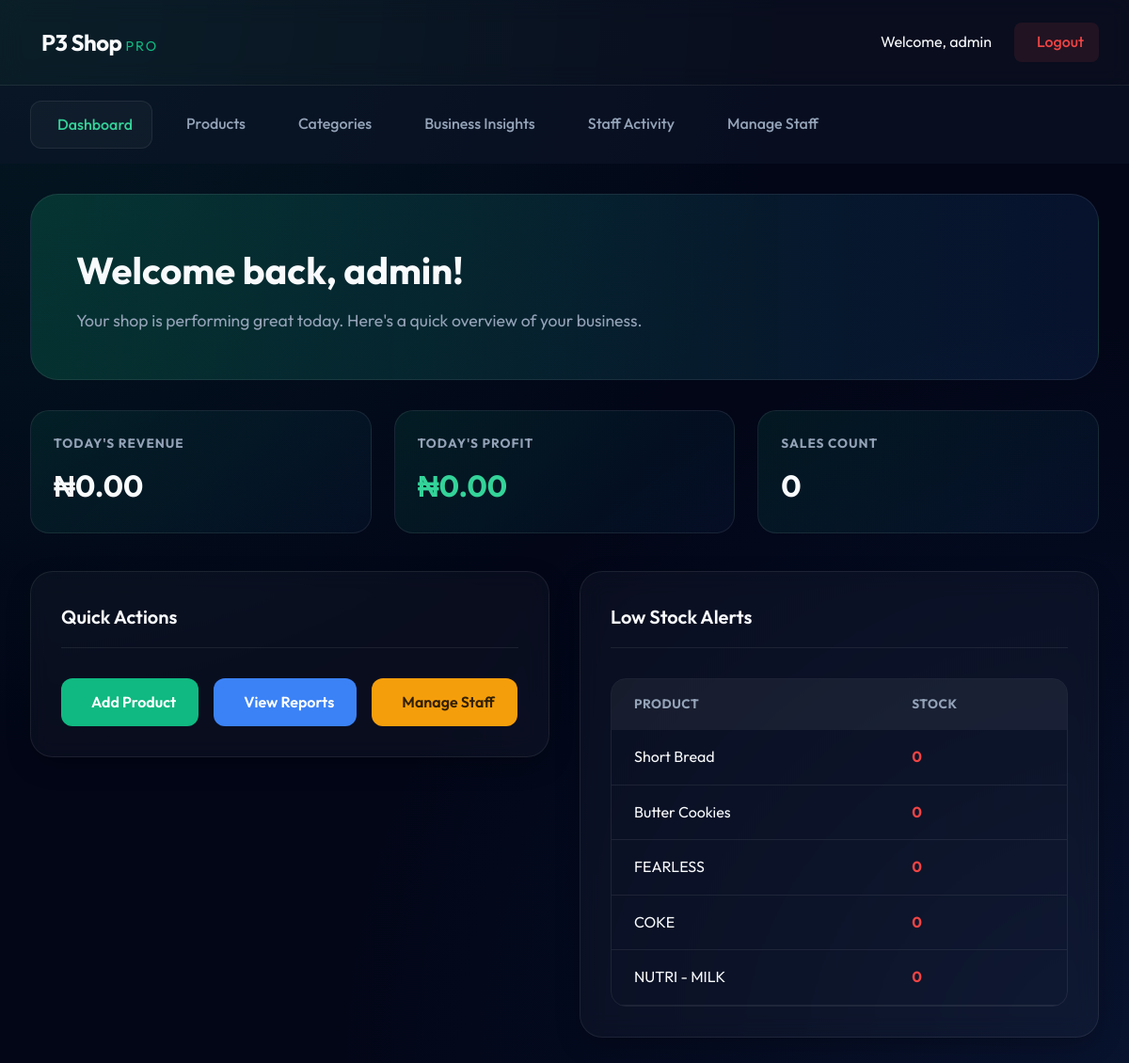
/admin/index.php (signed in), run on the app's committed database.
### tables this page shows
CREATE TABLE `products` (
  `id` int(11) NOT NULL,
  `name` varchar(100) NOT NULL,
  `description` text DEFAULT NULL,
  `quantity_in_stock` int(11) NOT NULL,
  `price` decimal(10,2) NOT NULL,
  `created_at` timestamp NOT NULL DEFAULT current_timestamp(),
  `category_id` int(11) DEFAULT NULL,
  `cost_price` decimal(10,2) DEFAULT 0.00,
  `units_per_pack` int(11) DEFAULT 1
);

### admin/index.php (the view, shortened to what this page needs)
<?php
require_once '../includes/db.php';
?>
<!DOCTYPE html>
<html lang="en">
<head>
    <link rel="stylesheet" href="../assets/css/style.css">
</head>
<body>
<?php include 'includes/navbar.php'; ?>
    <div class="container">
        <div class="dashboard-hero">
            <h2>Welcome back, <?php echo htmlspecialchars($_SESSION['username']); ?>!</h2>
            <p>Your shop is performing great today. Here's a quick overview of your business.</p>
        </div>
        <div class="report-cards">
            <?php
            $today = date('Y-m-d');
            $stats_sql = "SELECT
                            SUM(total_price) as revenue,
                            SUM(total_price - cost_price) as profit,
                            COUNT(*) as sales_count
                          FROM sales WHERE sale_date = '$today'";
            $stats_res = $conn->query($stats_sql);
            $stats = $stats_res->fetch_assoc();
            ?>
            <div class="report-card">
                <h3>Today's Revenue</h3>
                <div class="value">₦<?php echo number_format($stats['revenue'] ?? 0, 2); ?></div>
            </div>
            <div class="report-card">
                <h3>Today's Profit</h3>
                <div class="value" style="color: var(--primary-light)">₦<?php echo number_format($stats['profit'] ?? 0, 2); ?></div>
            </div>
            <div class="report-card">
                <h3>Sales Count</h3>
                <div class="value"><?php echo $stats['sales_count'] ?? 0; ?></div>
            </div>
        </div>
        <div class="grid-2">
            <div class="card">
                <div class="card-header">
                    <h2>Quick Actions</h2>
                </div>
                <div style="display: flex; gap: 1rem; flex-wrap: wrap;">
                    <a href="products.php" class="btn btn-primary"><i class="ri-add-line"></i> Add Product</a>
                    <a href="summaries.php" class="btn btn-info"><i class="ri-pie-chart-line"></i> View Reports</a>
                    <a href="manage_staff.php" class="btn btn-warning"><i class="ri-user-settings-line"></i> Manage Staff</a>
                </div>
            </div>
            <div class="card">
                <div class="card-header">
                    <h2>Low Stock Alerts</h2>
                </div>
                <div class="table-wrapper">
                    <table class="content-table">
                        <thead>
                            <tr><th>Product</th><th>Stock</th></tr>
                        </thead>
                        <tbody>
                            <?php
                            $low_stock = $conn->query("SELECT name, quantity_in_stock FROM products WHERE quantity_in_stock < 10 ORDER BY quantity_in_stock ASC LIMIT 5");
                            while($item = $low_stock->fetch_assoc()):
                            ?>
                            <tr>
                                <td data-label="Product"><?php echo htmlspecialchars($item['name']); ?></td>
                                <td data-label="Stock" style="color: var(--danger); font-weight: bold;"><?php echo $item['quantity_in_stock']; ?></td>
                            </tr>
                            <?php endwhile; ?>
                        </tbody>
                    </table>
                </div>
            </div>
        </div>
    </div>
</body>
</html>

### assets/css/style.css (style rules this page uses)
:root { --primary: #10b981; --primary-dark: #059669; --primary-light: #34d399; --accent: #3b82f6; --danger: #ef4444; --warning: #f59e0b; --success: #10b981; --bg-dark: #042f2e; --bg-main: #020617; --glass-bg: rgba(255, 255, 255, 0.03); --glass-border: rgba(255, 255, 255, 0.08); --glass-hover: rgba(255, 255, 255, 0.06); --text-main: #f8fafc; --text-muted: #94a3b8; --card-shadow: 0 10px 30px -5px rgba(0, 0, 0, 0.3); }
* { margin: 0; padding: 0; box-sizing: border-box; font-family: 'Outfit', sans-serif; }
body { background: var(--bg-main); background-image: radial-gradient(at 0% 0%, rgba(16, 185, 129, 0.1) 0px, transparent 50%), radial-gradient(at 100% 100%, rgba(59, 130, 246, 0.1) 0px, transparent 50%); color: var(--text-main); min-height: 100vh; line-height: 1.6; }
.container { max-width: 1400px; margin: 0 auto; padding: 2rem; }
.grid-2 { display: grid; grid-template-columns: 1fr 1fr; gap: 2rem; }
.card { background: var(--glass-bg); backdrop-filter: blur(12px); border: 1px solid var(--glass-border); border-radius: 24px; padding: 2rem; box-shadow: var(--card-shadow); transition: 0.3s; }
.card-header { display: flex; justify-content: space-between; align-items: center; margin-bottom: 2rem; padding-bottom: 1rem; border-bottom: 1px solid var(--glass-border); }
.card-header h2 { font-size: 1.25rem; font-weight: 600; }
.report-cards { display: grid; grid-template-columns: repeat(auto-fit, minmax(240px, 1fr)); gap: 1.5rem; margin-bottom: 2.5rem; }
.grid-2 { display: grid; grid-template-columns: 1fr 1fr; gap: 2rem; align-items: start; }
.report-card { background: linear-gradient(135deg, rgba(16, 185, 129, 0.1), rgba(59, 130, 246, 0.05)); border: 1px solid var(--glass-border); padding: 1.5rem; border-radius: 20px; text-align: left; }
.report-card h3 { font-size: 0.85rem; text-transform: uppercase; letter-spacing: 1px; color: var(--text-muted); margin-bottom: 0.5rem; }
.report-card .value { font-size: 2rem; font-weight: 700; color: var(--text-main); }
.table-wrapper { overflow-x: auto; border-radius: 16px; border: 1px solid var(--glass-border); }
.content-table { width: 100%; border-collapse: collapse; }
.content-table th { background: rgba(255, 255, 255, 0.05); padding: 1rem 1.5rem; text-align: left; font-size: 0.85rem; text-transform: uppercase; letter-spacing: 0.5px; color: var(--text-muted); }
.content-table td { padding: 1rem 1.5rem; border-bottom: 1px solid var(--glass-border); }
.btn { padding: 0.8rem 1.5rem; border-radius: 12px; font-weight: 600; cursor: pointer; border: none; transition: 0.3s; text-decoration: none; display: inline-flex; align-items: center; gap: 0.5rem; }
.btn-primary { background: var(--primary); color: white; }
.btn-info { background: var(--accent); color: white; }
.btn-warning { background: var(--warning); color: rgba(0, 0, 0, 0.8); }
.dashboard-hero { background: linear-gradient(to right, rgba(16, 185, 129, 0.2), rgba(59, 130, 246, 0.1)); padding: 3rem; border-radius: 30px; margin-bottom: 2rem; border: 1px solid var(--glass-border); }
.dashboard-hero h2 { font-size: 2.5rem; margin-bottom: 0.5rem; }
.dashboard-hero p { font-size: 1.1rem; color: var(--text-muted); }

### data on the page
products: name "Short Bread", quantity_in_stock "0"
products: name "Butter Cookies", quantity_in_stock "0"
products: name "FEARLESS", quantity_in_stock "0"
products: name "COKE", quantity_in_stock "0"
products: name "NUTRI - MILK", quantity_in_stock "0"

### other printed values
$_SESSION['username'] "admin"
$stats['revenue'] "0.00"
$stats['profit'] "0.00"
$stats['sales_count'] "0"
